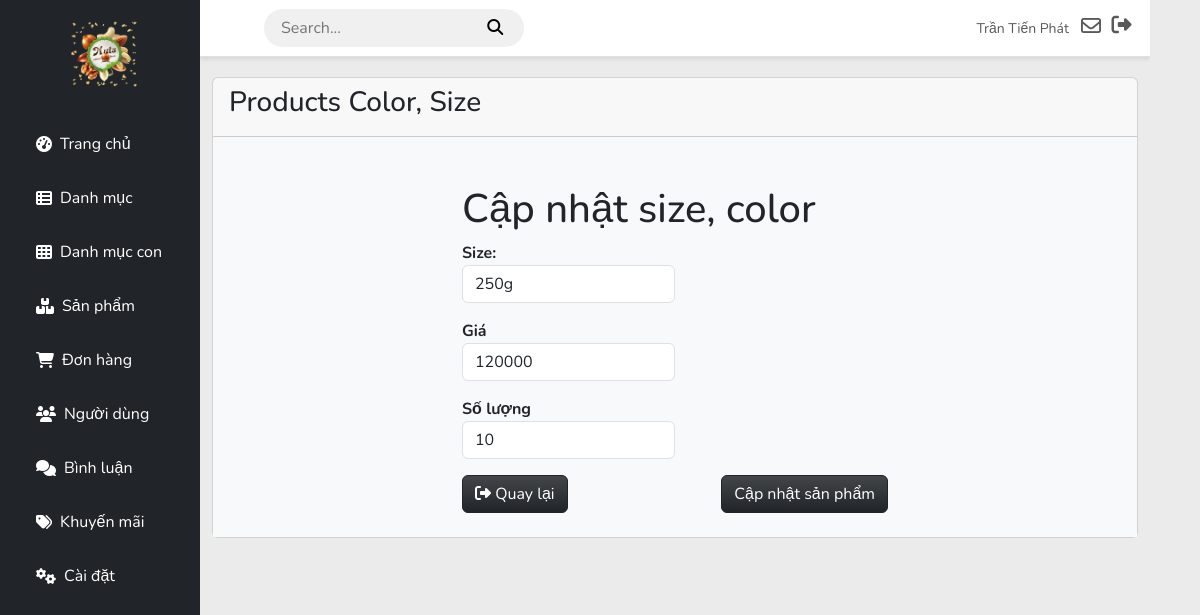
Screenshot of /admin/products/color_size/update.php?id=8 (signed in) with the database file from the repository.
### tables this page shows
CREATE TABLE `users` (
  `username` varchar(250) NOT NULL,
  `phone` varchar(10) NOT NULL,
  `email` varchar(250) NOT NULL,
  `role` varchar(250) NOT NULL,
  `status` varchar(250) NOT NULL,
  `image` varchar(250) NOT NULL DEFAULT 'default.jpg',
  `password` varchar(250) NOT NULL,
  `idUser` int(11) NOT NULL,
  `name` varchar(250) NOT NULL,
  `token` int(11) NOT NULL,
  `otpCreated` int(11) NOT NULL,
  `otp` int(11) NOT NULL
);

CREATE TABLE `product_size` (
  `idProductSize` int(11) NOT NULL,
  `quantityProduct` int(11) NOT NULL,
  `idProduct` int(11) NOT NULL,
  `idSize` int(11) NOT NULL,
  `price` int(110) NOT NULL
);

CREATE TABLE `sizes` (
  `nameSize` varchar(250) NOT NULL,
  `idSize` int(11) NOT NULL
);

### client/DBUntil.php (called while the page is built, shortened)
<?php
include "Database.php";
class DBUntil
{
    private $connection = null;
    function __construct()
    {
        $db = new Database(HOST, USERNAME, PASSWORD, DB_NAME);
        $this->connection = $db->getConnection();
    }
    public function select($sql, $params = [])
    {
        $stmt = $this->connection->prepare($sql);
        $stmt->execute($params);
        $stmt->setFetchMode(PDO::FETCH_ASSOC);
        return $stmt->fetchAll();
    }
}

### client/Database.php (called while the page is built, shortened)
<?php
class Database
{
    private $host;
    private $username;
    private $password;
    private $dbname;
    public function __construct($host, $username, $password, $dbname)
    {
        $this->host = $host;
        $this->username = $username;
        $this->password = $password;
        $this->dbname = $dbname;
    }
    public function getConnection()
    {
        try {
            $url = "mysql:host=" . $this->host . ";dbname=" . $this->dbname;
            $this->connection = new PDO($url, $this->username, $this->password);
            $this->connection->setAttribute(PDO::ATTR_ERRMODE, PDO::ERRMODE_EXCEPTION);
            return $this->connection;
        } catch (\Exception $e) {
            echo "Error: " . $e->getMessage();
            return null;
        }
    }
}

### admin/products/color_size/update.php (the view, shortened to what this page needs)
<?php
    include "../../../client/DBUntil.php";
    $dbHelper = new DBUntil();
    $idUser = $_SESSION['idUser'];
    $users = $dbHelper->select("SELECT * FROM users WHERE idUser = ?", array($idUser));
    $name = $users[0]['name'];
    $idProductSize = $_GET['id'];
    $listPS = $dbHelper->select("SELECT * FROM product_size PS
                                     JOIN sizes S ON PS.idSize = S.idSize
                                     WHERE idProductSize = ?", [$idProductSize])[0];
?>
<!DOCTYPE html>
<html lang="en">
<?php include "../../includes/head.php" ?>
<link rel="stylesheet" href="../../css/style.css">
<body>
    <div id="wrapper">
        <div id="sidebar-wrapper" class="bg-dark px-3">
        <ul class="sidebar-nav mt-3 mb-5">
                <li class="sidebar-brand d-flex align-items-center px-5">
                    <div class="logo_sidebar">
                        <a href="../../index.php">
                        <img src="../../../client/images/logo_du_an_1 2.png" width="80" alt="logo">
                        </a>
                    </div>
                </li>
                <li class="sidebar-nav-item mt-4">
                    <a href="../../index.php" class="text-white text-decoration-none d-flex align-items-center">
                        <i class="fas fa-tachometer-alt me-2"></i> Trang chủ
                    </a>
                </li>
                <li class="sidebar-nav-item">
                    <a href="../../categories/list.php"
                        class="text-white text-decoration-none d-flex align-items-center">
                        <i class="fas fa-th-list me-2"></i> Danh mục
                    </a>
                </li>
                <li class="sidebar-nav-item">
                    <a href="../../sub_categories/list.php"
                        class="text-white text-decoration-none d-flex align-items-center">
                        <i class="fas fa-th me-2"></i> Danh mục con
                    </a>
                </li>
                <li class="sidebar-nav-item">
                    <a href="../../products/list.php" class="text-white text-decoration-none d-flex align-items-center">
                        <i class="fas fa-boxes me-2"></i> Sản phẩm
                    </a>
                </li>
                <li class="sidebar-nav-item">
                    <a href="../../orders/list.php" class="text-white text-decoration-none d-flex align-items-center">
                        <i class="fas fa-shopping-cart me-2"></i> Đơn hàng
                    </a>
                </li>
                <li class="sidebar-nav-item">
                    <a href="../../users/list.php" class="text-white text-decoration-none d-flex align-items-center">
                        <i class="fas fa-users me-2"></i> Người dùng
                    </a>
                </li>
                <li class="sidebar-nav-item">
                    <a href="../../comments/list.php" class="text-white text-decoration-none d-flex align-items-center">
                        <i class="fas fa-comments me-2"></i> Bình luận
                    </a>
                </li>
                <li class="sidebar-nav-item">
                    <a href="../../coupons/list.php" class="text-white text-decoration-none d-flex align-items-center">
                        <i class="fas fa-tags me-2"></i> Khuyến mãi
                    </a>
                </li>
                <li class="sidebar-nav-item">
                    <a href="../../settings.php" class="text-white text-decoration-none d-flex align-items-center">
                        <i class="fas fa-cogs me-2"></i> Cài đặt
                    </a>
                </li>
            </ul>
        </div>
        <div id="content">
            <nav class="navbar">
                <div class="search-nav mx-5">
                    <form action>
                        <input type="search" name="search" id="search" placeholder="Search...">
                        <button>
                            <i class="fa-solid fa-search"></i>
                        </button>
                    </form>
                </div>
                <ul class="navbar-nav ml-auto">
                    <li class="nav-item  no-arrow d-flex align-items-center mr-3">
                        <a class="nav-link" href="#" id="user" aria-haspopup="true" aria-expanded="false">
                            <span class="mr-2 d-none d-lg-inline text-gray-600 small "><?php echo $name ?></span>
                            <i class="fa-regular fa-envelope text-gray-400 fs-5 mr-2 mx-2"></i>
                        </a>
                        <div class="logout">
                            <a class="nav-link" href="../../../client/index.php" data-toggle="modal"
                                data-target="#logoutModal">
                                <i class="fas fa-sign-out-alt fa-sm fa-fw fs-5 mr-2 text-gray-400"></i>
                            </a>
                        </div>
                    </li>
                </ul>
            </nav>
            <div class="container-fluid">
                <div class="row">
                    <div class="col-md-12">
                        <div class="card">
                            <div class="card-header">
                                <h3 class="card-title">Products Color, Size</h3>
                            </div>
                            <div class="card-body p-4 bg-light">
                                <div class="row ">
                                    <div class="col-md-3"></div>
                                    <div class="col-md-6">
                                        <h1 class="mt-4">Cập nhật size, color</h1>
                                        <form action="" method="POST">
                                            <div>
                                                <label for="" class="fw-bold me-2">Size:</label>
                                                <select id="sizeSelect" name="size" class="form-control w-50">
                                                    <option value=""><?= htmlspecialchars($listPS['nameSize']) ?>
                                                    </option>
                                                </select>
                                            </div>
                                            <div class="mt-2">
                                                <label for="" class="fw-bold me-2 mt-2">Giá</label>
                                                <input type="text" placeholder="Price" name="price"
                                                    class="form-control w-50" id="priceInput" required
                                                    value="<?= htmlspecialchars($listPS['price']) ?>">
                                            </div>
                                            <div class="mt-2">
                                                <label for="" class="fw-bold me-2 mt-2">Số lượng</label>
                                                <input type="text" placeholder="Quantity" name="quantity"
                                                    class="form-control w-50" id="quantityInput" required
                                                    value="<?= htmlspecialchars($listPS['quantityProduct']) ?>">
                                            </div>
                                            <div class="d-flex justify-content-between mt-3">
                                                <a href="./list.php?id=<?php echo $_SESSION['idProduct'] ?>"
                                                    class="return btn text-white btn-dark bg-gradient">
                                                    <i class="fa-solid fa-right-from-bracket deg-180"></i>
                                                    Quay lại
                                                </a>
                                                <button type="submit" class="btn btn-dark bg-gradient text-white">Cập
                                                    nhật sản
                                                    phẩm</button>
                                            </div>
                                        </form>
                                    </div>
                                    <div class="col-md-3"></div>
                                </div>
                            </div>
                        </div>
                    </div>
                </div>
            </div>
        </div>
    </div>
</body>
</html>

### admin/css/style.css (style rules this page uses)
body { font-family: 'Nunito', sans-serif; background-color: #ebebeb; margin: 0; padding: 0; }
#wrapper { display: flex; width: 100%; align-items: stretch; }
#sidebar-wrapper { width: 200px; background-color: #343a40; position: fixed; height: 100vh; overflow-y: auto; }
.navbar { background-color: #ffffff !important; box-shadow: 0 2px 4px rgba(0, 0, 0, 0.1); border-bottom: 1px solid #dee2e6; padding: 0.5rem 1rem; width: 100%; }
.sidebar-nav { padding: 0; }
.sidebar-nav-item { padding: 15px 20px; }
.sidebar-nav-item a { display: block; color: #adb5bd; font-size: 16px; text-decoration: none; transition: color 0.3s, background-color 0.3s; }
#content { margin-left: 200px; width: calc(100% - 250px); overflow-y: auto; }
.container-fluid { padding-top: 20px; }
.search-nav input { background-color: transparent; border: none; }
.search-nav button { background-color: transparent; border: none; }
.search-nav { padding: 6px 15px; background-color: #F0F0F0; border-radius: 20px; }

### rows the page displays
users: name "Trần Tiến Phát"
product_size: size "250g", price "120000", quantity "10"
